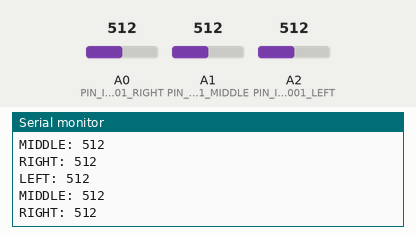
Simulated run of this sketch. Board: Arduino Uno, built with avr-gcc and run on an emulated ATmega328P. Parts: the last lines printed to the serial monitor. Inputs (shaded band) come from the test bench; at power-on: A0 (PIN_ITR20001_RIGHT) = 512, A1 (PIN_ITR20001_MIDDLE) = 512, A2 (PIN_ITR20001_LEFT) = 512.

Above: at 2.8 s.
2.9 s: A0 (PIN_ITR20001_RIGHT) set to 716
At 5.2 s:
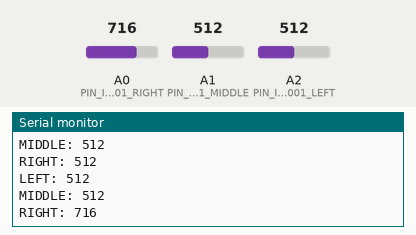
5.6 s: A1 (PIN_ITR20001_MIDDLE) set to 716
At 6.8 s:
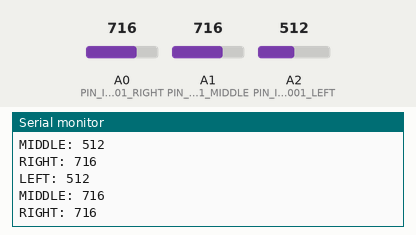
8.3 s: A2 (PIN_ITR20001_LEFT) set to 716
At 10.8 s:
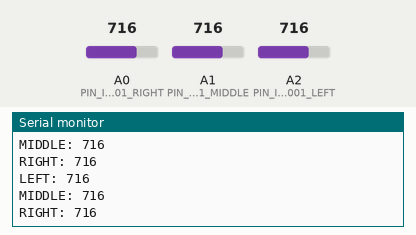
11.0 s: A0 (PIN_ITR20001_RIGHT) set to 900
At 12.7 s:
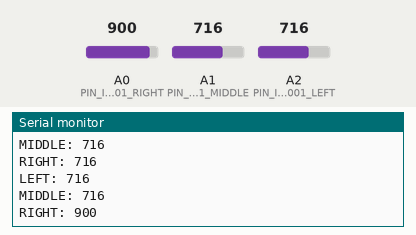
13.7 s: A1 (PIN_ITR20001_MIDDLE) set to 900
At 15.4 s:
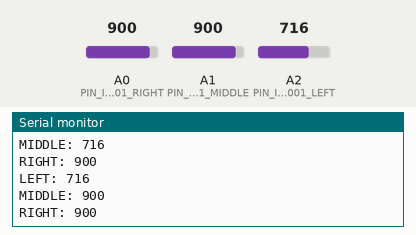
16.4 s: A2 (PIN_ITR20001_LEFT) set to 900
At 18.5 s:
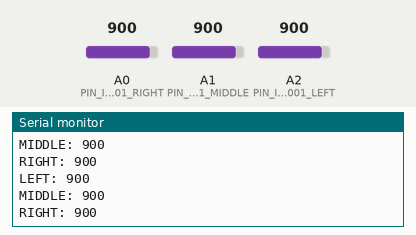
Timing chart, 0 to 20.0 s (numbered marks = the images above; inputs shaded):
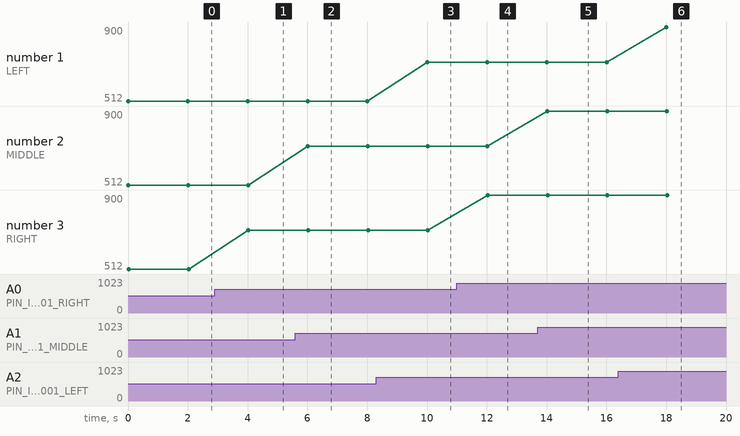

Measured:
- after the input at 2.9 s, the serial monitor: prints a new line after 1.1 s (image 1)
- after the input at 5.6 s, the serial monitor: prints a new line after 0.42 s (image 2)
- after the input at 8.3 s, the serial monitor: prints a new line after 1.7 s (image 3)
- after the input at 11.0 s, the serial monitor: prints a new line after 1.0 s (image 4)
- after the input at 13.7 s, the serial monitor: prints a new line after 0.32 s (image 5)
- after the input at 16.4 s, the serial monitor: prints a new line after 1.6 s (image 6)
- plotted number 3: 512 → 716 after the input at 2.9 s, 716 → 900 after the input at 11.0 s

The sketch:

inframundo.ino
```cpp
#define PIN_ITR20001_LEFT   A2
#define PIN_ITR20001_MIDDLE A1
#define PIN_ITR20001_RIGHT  A0

void setup() {
  Serial.begin(9600);
}

void loop() {
  int left, middle, right;

  left = analogRead(PIN_ITR20001_LEFT);
  middle = analogRead(PIN_ITR20001_MIDDLE);
  right = analogRead(PIN_ITR20001_RIGHT);

  // > 900 detecta linea negra


  Serial.print("LEFT: ");
  Serial.println(left);
  Serial.print("MIDDLE: ");
  Serial.println(middle);
  Serial.print("RIGHT: ");
  Serial.println(right);
  delay(2000);
}
```
